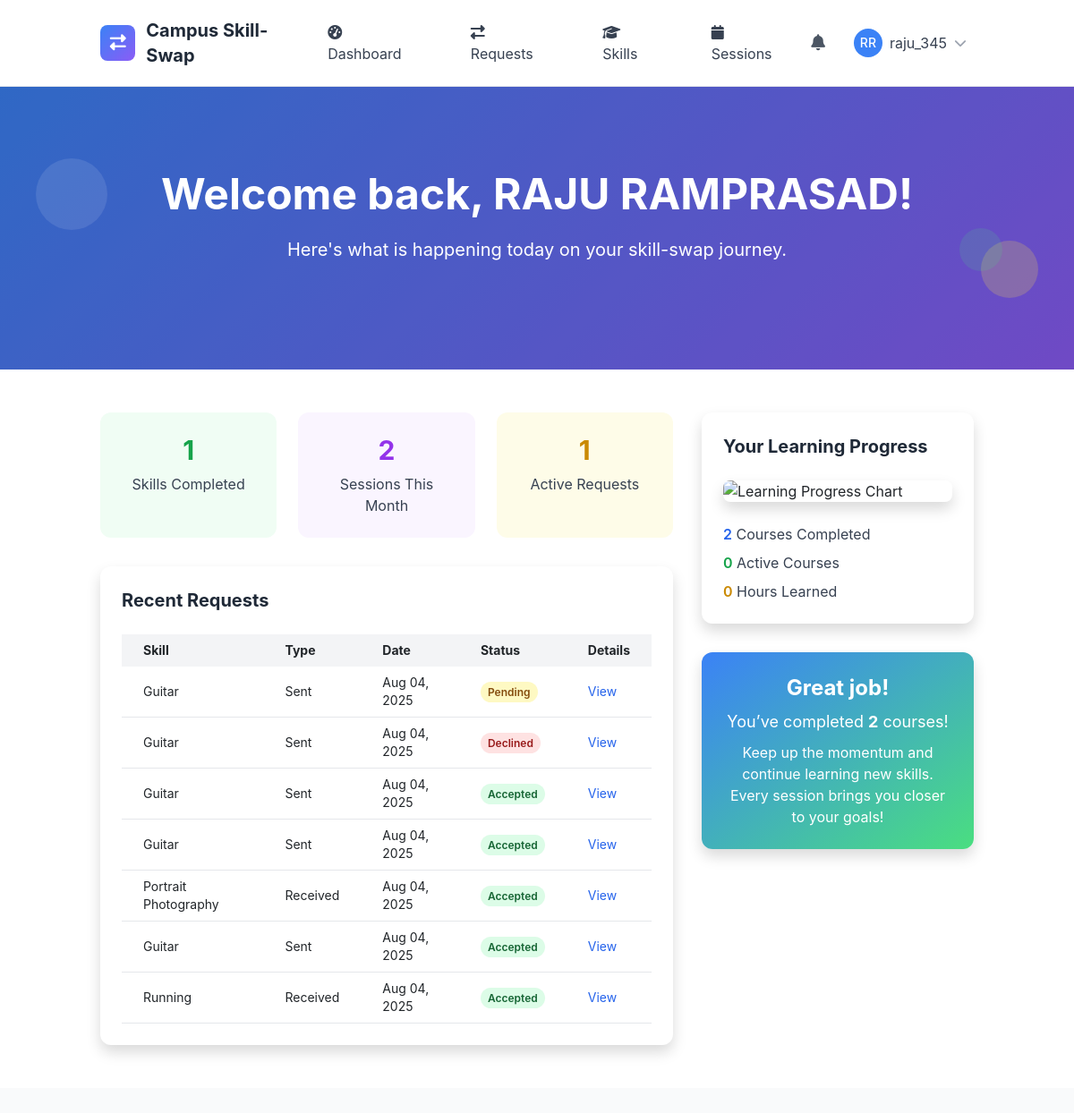
/dashboard/ (signed in), run on the app's committed database.
### skills/models.py (models this page shows, shortened)
class Skill(models.Model):
    name = models.CharField(max_length=100)
    category = models.ForeignKey(SkillCategory, on_delete=models.CASCADE, related_name='skills')
    description = models.TextField(blank=True)
    is_popular = models.BooleanField(default=False)
    created_at = models.DateTimeField(auto_now_add=True)
    updated_at = models.DateTimeField(auto_now=True)
    class Meta:
        ordering = ['category__name', 'name']
        unique_together = ['name', 'category']

### skill_sessions/models.py (models this page shows, shortened)
class SkillSwapRequest(models.Model):
    STATUS_CHOICES = [
        ('pending', 'Pending'),
        ('accepted', 'Accepted'),
        ('declined', 'Declined'),
        ('cancelled', 'Cancelled'),
        ('expired', 'Expired'),
    ]
    requester = models.ForeignKey(User, on_delete=models.CASCADE, related_name='sent_requests')
    recipient = models.ForeignKey(User, on_delete=models.CASCADE, related_name='received_requests')
    offered_skill = models.ForeignKey(OfferedSkill, on_delete=models.CASCADE, related_name='swap_requests')
    desired_skill = models.ForeignKey(DesiredSkill, on_delete=models.CASCADE, related_name='swap_requests', null=True, blank=True)
    status = models.CharField(max_length=20, choices=STATUS_CHOICES, default='pending')
    message = models.TextField(blank=True, help_text="Personal message from the requester")
    proposed_duration = models.PositiveIntegerField(default=60, help_text="Proposed session duration in minutes")
    proposed_format = models.CharField(max_length=20, choices=[
        ('online', 'Online'),
        ('in_person', 'In-Person'),
        ('flexible', 'Flexible'),
    ], default='flexible')
    proposed_location = models.CharField(max_length=200, blank=True, help_text="For in-person sessions")
    created_at = models.DateTimeField(auto_now_add=True)
    updated_at = models.DateTimeField(auto_now=True)
    expires_at = models.DateTimeField()
    responded_at = models.DateTimeField(null=True, blank=True)
    response_message = models.TextField(blank=True)
    class Meta:
        ordering = ['-created_at']
        db_table = 'swaprequest'

### core/views.py (the view)
        @login_required
        def dashboard_view(request):
            from skills.models import DesiredSkill, OfferedSkill
            from skill_sessions.models import SkillSwapSession
            from django.db.models import Q, Count
            from datetime import datetime, timedelta
            user = request.user
            skills_completed = SkillSwapSession.objects.filter(
                learner=user,
                status='completed'
            ).values('skill').distinct().count()
            first_day_of_month = datetime.now().replace(day=1)
            sessions_this_month = SkillSwapSession.objects.filter(
                Q(teacher=user) | Q(learner=user),
                created_at__gte=first_day_of_month,
                status='completed'
            ).count()
            from skill_sessions.models import SkillSwapRequest
            active_requests = SkillSwapRequest.objects.filter(
                Q(requester=user) | Q(recipient=user),
                status='pending'
            ).count()
            recent_requests_received = SkillSwapRequest.objects.filter(
                recipient=user
            ).select_related('requester', 'offered_skill__skill')[:5]
            recent_requests_sent = SkillSwapRequest.objects.filter(
                requester=user
            ).select_related('recipient', 'offered_skill__skill')[:5]
            recent_requests = []
            for req in recent_requests_received:
                recent_requests.append({
                    'skill_name': req.offered_skill.skill.name,
                    'request_type': 'Received',
                    'date': req.created_at,
                    'status': req.get_status_display(),
                    'detail_url': f'/skill-sessions/requests/{req.id}/'
                })
            for req in recent_requests_sent:
                recent_requests.append({
                    'skill_name': req.offered_skill.skill.name,
                    'request_type': 'Sent',
                    'date': req.created_at,
                    'status': req.get_status_display(),
                    'detail_url': f'/skill-sessions/requests/{req.id}/'
                })
            recent_requests.sort(key=lambda x: x['date'], reverse=True)
            recent_requests = recent_requests[:10]
            completed_courses = SkillSwapSession.objects.filter(
                learner=user,
                status='completed'
            ).count()
            stats = {
                'skills_completed': skills_completed,
                'sessions_this_month': sessions_this_month,
                'active_requests': active_requests,
            }
            progress = {
                'completed_courses': completed_courses,
            }
            context = {
                'stats': stats,
                'recent_requests': recent_requests,
                'progress': progress,
            }
            return render(request, "core/dashboard.html", context)

### templates/core/dashboard.html (shortened to what this page needs)
{% extends 'base.html' %}
{% load static %}
{% block content %}
<section class="gradient-bg relative overflow-hidden">
    <div class="absolute inset-0 bg-black opacity-20"></div>
    <div class="relative container mx-auto px-4 py-16 lg:py-24">
        <div class="text-white text-center">
            <h1 class="text-4xl lg:text-5xl font-bold mb-4">Welcome back, {{ user.get_full_name|default:user.username }}!</h1>
            <p class="text-lg lg:text-xl mb-6">Here's what is happening today on your skill-swap journey.</p>
        </div>
    </div>
    <div class="absolute top-20 left-10 w-20 h-20 bg-white opacity-10 rounded-full animate-bounce"></div>
    <div class="absolute bottom-20 right-10 w-16 h-16 bg-yellow-300 opacity-20 rounded-full animate-pulse"></div>
    <div class="absolute top-1/2 right-20 w-12 h-12 bg-green-400 opacity-15 rounded-full animate-bounce delay-75"></div>
</section>
<section class="py-12 bg-white">
    <div class="container mx-auto px-4">
        <div class="grid grid-cols-1 lg:grid-cols-3 gap-8">
            <div class="lg:col-span-2 space-y-8">
                <div class="grid grid-cols-1 md:grid-cols-3 gap-6">
                    <div class="bg-green-50 p-6 rounded-xl text-center">
                        <div class="text-3xl font-bold text-green-600 mb-2" id="skills-completed-count">{{ stats.skills_completed|default:"0" }}</div>
                        <div class="text-gray-700">Skills Completed</div>
                    </div>
                    <div class="bg-purple-50 p-6 rounded-xl text-center">
                        <div class="text-3xl font-bold text-purple-600 mb-2" id="sessions-month-count">{{ stats.sessions_this_month|default:"0" }}</div>
                        <div class="text-gray-700">Sessions This Month</div>
                    </div>
                    <div class="bg-yellow-50 p-6 rounded-xl text-center">
                        <div class="text-3xl font-bold text-yellow-600 mb-2" id="active-requests-count">{{ stats.active_requests|default:"0" }}</div>
                        <div class="text-gray-700">Active Requests</div>
                    </div>
                </div>
                <div class="bg-white rounded-xl shadow p-6">
                    <h2 class="text-xl font-bold text-gray-800 mb-4">Recent Requests</h2>
                    {% if recent_requests %}
                        <div class="overflow-x-auto">
                            <table class="min-w-full text-sm">
                                <thead>
                                    <tr class="bg-gray-100">
                                        <th class="py-2 px-4 text-left">Skill</th>
                                        <th class="py-2 px-4 text-left">Type</th>
                                        <th class="py-2 px-4 text-left">Date</th>
                                        <th class="py-2 px-4 text-left">Status</th>
                                        <th class="py-2 px-4 text-left">Details</th>
                                    </tr>
                                </thead>
                                <tbody>
                                    {% for req in recent_requests %}
                                    <tr class="border-b">
                                        <td class="py-2 px-4">{{ req.skill_name }}</td>
                                        <td class="py-2 px-4">{{ req.request_type }}</td>
                                        <td class="py-2 px-4">{{ req.date|date:"M d, Y" }}</td>
                                        <td class="py-2 px-4">
                                            <span class="px-2 py-1 rounded-full text-xs font-semibold
                                                {% if req.status == 'Pending' %}bg-yellow-100 text-yellow-800
                                                {% elif req.status == 'Accepted' %}bg-green-100 text-green-800
                                                {% elif req.status == 'Declined' %}bg-red-100 text-red-800
                                                {% else %}bg-gray-100 text-gray-800{% endif %}">
                                                {{ req.status }}
                                            </span>
                                        </td>
                                        <td class="py-2 px-4">
                                            <a href="{{ req.detail_url }}" class="text-blue-600 hover:underline">View</a>
                                        </td>
                                    </tr>
                                    {% endfor %}
                                </tbody>
                            </table>
                        </div>
                    {% else %}
                        <p class="text-gray-500">No recent requests.</p>
                    {% endif %}
                </div>
            </div>
            <div class="space-y-8">
                <div class="bg-white rounded-xl shadow p-6">
                    <h2 class="text-xl font-bold text-gray-800 mb-4">Your Learning Progress</h2>
                    <div class="mb-4">
                        <img src="{% static 'img/progress_chart.png' %}" alt="Learning Progress Chart" class="w-full rounded-lg shadow">
                    </div>
                    <ul class="space-y-2">
                        <li>
                            <span class="font-semibold text-blue-600">{{ progress.completed_courses|default:'0' }}</span>
                            <span class="text-gray-700">Courses Completed</span>
                        </li>
                        <li>
                            <span class="font-semibold text-green-600">{{ progress.active_courses|default:'0' }}</span>
                            <span class="text-gray-700">Active Courses</span>
                        </li>
                        <li>
                            <span class="font-semibold text-yellow-600">{{ progress.total_hours|default:'0' }}</span>
                            <span class="text-gray-700">Hours Learned</span>
                        </li>
                    </ul>
                </div>
                <div class="bg-gradient-to-br from-blue-500 to-green-400 text-white rounded-xl shadow p-6 text-center">
                    <h3 class="text-2xl font-bold mb-2">Great job!</h3>
                    <p class="text-lg mb-2">
                        You’ve completed <span class="font-bold">{{ progress.completed_courses|default:'0' }}</span> courses!
                    </p>
                    <p class="text-md">Keep up the momentum and continue learning new skills. Every session brings you closer to your goals!</p>
                </div>
            </div>
        </div>
    </div>
</section>
{% endblock %}

### templates/base.html (shortened to what this page needs)
{% load static %}
<!DOCTYPE html>
<html lang="en" class="h-full">
<head>
    <script src="https://cdn.tailwindcss.com"></script>
    <link href="https://cdn.jsdelivr.net/npm/bootstrap@5.3.2/dist/css/bootstrap.min.css" rel="stylesheet">
    <link rel="stylesheet" href="https://cdnjs.cloudflare.com/ajax/libs/font-awesome/6.5.1/css/all.min.css">
</head>
<body class="bg-gray-50 h-full">
    <nav class="bg-white shadow-lg border-b">
        <div class="container mx-auto px-4">
            <div class="flex justify-between items-center py-3">
                <div class="flex items-center space-x-3">
                    <div class="w-10 h-10 gradient-bg rounded-lg flex items-center justify-center">
                        <i class="fas fa-exchange-alt text-white text-lg"></i>
                    </div>
                    <a href="{% url 'core:home' %}" class="text-xl font-bold text-gray-800 hover:text-blue-600 transition-colors">
                        Campus Skill-Swap
                    </a>
                </div>
                <div class="hidden md:flex items-center space-x-6">
                    {% if user.is_authenticated %}
                        <a href="{% url 'core:dashboard' %}" class="nav-link px-3 py-2 text-gray-700 hover:text-blue-600 transition-colors">
                            <i class="fas fa-tachometer-alt mr-2"></i>Dashboard
                        </a>
                        <a href="{% url 'skill_sessions:request_list' %}" class="nav-link px-3 py-2 text-gray-700 hover:text-blue-600 transition-colors">
                            <i class="fas fa-exchange-alt mr-2"></i>Requests
                        </a>
                        <a href="{% url 'skills:skill_list' %}" class="nav-link px-3 py-2 text-gray-700 hover:text-blue-600 transition-colors">
                            <i class="fas fa-graduation-cap mr-2"></i>Skills
                        </a>
                        <a href="{% url 'skill_sessions:session_management' %}" class="nav-link px-3 py-2 text-gray-700 hover:text-blue-600 transition-colors">
                            <i class="fas fa-calendar mr-2"></i>Sessions
                        </a>
                    {% endif %}
                </div>
                <div class="flex items-center space-x-4">
                    {% if user.is_authenticated %}
                        <div class="relative">
                            <button id="notificationBtn" class="relative p-2 text-gray-600 hover:text-blue-600 transition-colors">
                                <i class="fas fa-bell text-lg"></i>
                            </button>
                        </div>
                        <div class="relative">
                            <button id="userMenuBtn" class="flex items-center space-x-2 p-2 rounded-lg hover:bg-gray-100 transition-colors">
                                {% if user.profile.profile_picture %}
                                    <img src="{{ user.profile.profile_picture.url }}" alt="Profile" class="w-8 h-8 rounded-full">
                                {% else %}
                                    <div class="w-8 h-8 bg-blue-500 rounded-full flex items-center justify-center">
                                        <span class="text-white text-sm font-medium">{{ user.first_name|first|upper }}{{ user.last_name|first|upper }}</span>
                                    </div>
                                {% endif %}
                                <span class="hidden md:block text-gray-700">{{ user.username}}</span>
                                <i class="fas fa-chevron-down text-gray-400 text-sm"></i>
                            </button>
                        </div>
                    {% endif %}
                </div>
            </div>
        </div>
    </nav>
    <main class="min-h-screen">
        {% block content %}{% endblock %}
    </main>
</body>
</html>

### templates/base.html (style rules this page uses)
:root { --primary-color: #3B82F6; --secondary-color: #10B981; --accent-color: #8B5CF6; --warning-color: #F59E0B; --danger-color: #EF4444; }
body { font-family: 'Inter', -apple-system, BlinkMacSystemFont, sans-serif; }
.gradient-bg { background: linear-gradient(135deg, var(--primary-color) 0%, var(--accent-color) 100%); }

### data on the page
Skill: skill_name "Guitar" "Guitar" "Guitar" "Guitar" "Guitar"
SkillSwapRequest: date "Aug 04, 2025"
SkillSwapRequest: date "Aug 04, 2025"
SkillSwapRequest: date "Aug 04, 2025"
SkillSwapRequest: date "Aug 04, 2025"
Skill: skill_name "Portrait Photography"
SkillSwapRequest: date "Aug 04, 2025"
SkillSwapRequest: date "Aug 04, 2025"
Skill: skill_name "Running"
SkillSwapRequest: date "Aug 04, 2025"

### other printed values
{{ user.first_name|first|upper }} "R"
{{ user.last_name|first|upper }} "R"
{{ user.username }} "raju_345"
{{ user.get_full_name|default:user.username }} "RAJU RAMPRASAD"
{{ stats.skills_completed|default:"0" }} "1"
{{ stats.sessions_this_month|default:"0" }} "2"
{{ stats.active_requests|default:"0" }} "1"
{{ req.request_type }} "Sent" "Sent" "Sent" "Sent" "Received" "Sent" "Received"
{{ req.status }} "Pending" "Declined" "Accepted" "Accepted" "Accepted" "Accepted" "Accepted"
{{ progress.completed_courses|default:'0' }} "2"
{{ progress.active_courses|default:'0' }} "0"
{{ progress.total_hours|default:'0' }} "0"
